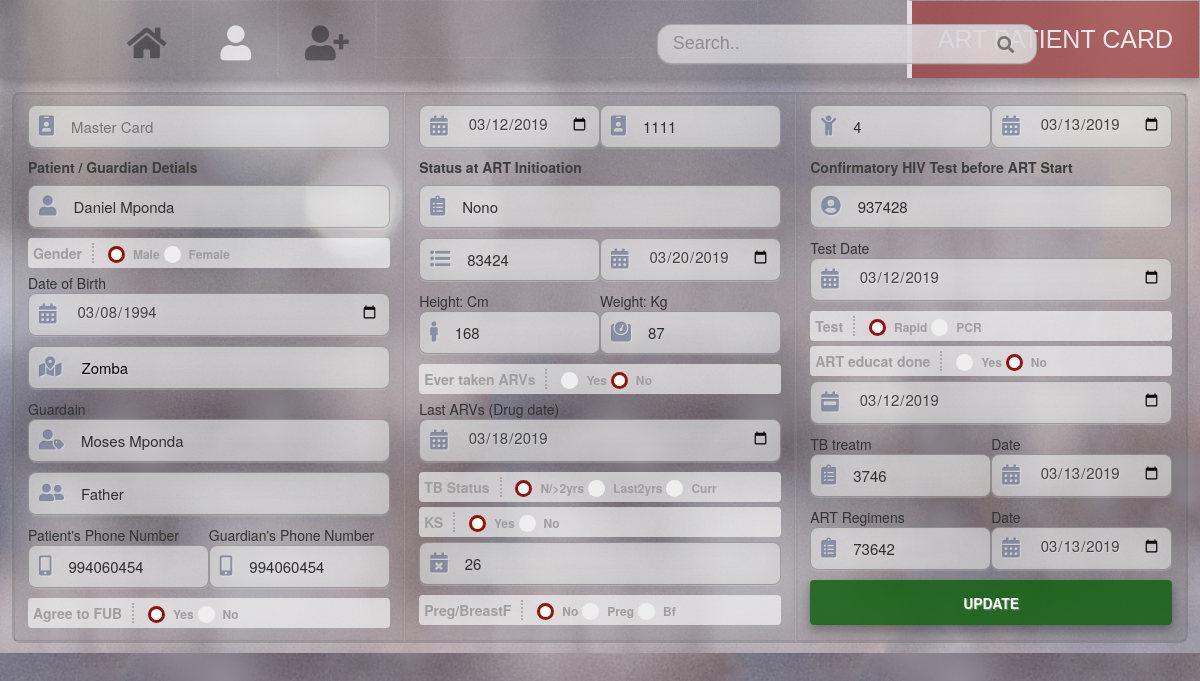
/profile.php?pid=1111, run on the app's committed database.
### tables this page shows
CREATE TABLE IF NOT EXISTS `patient` (
  `TransferDate` date NOT NULL,
  `ArtRegNo` int(15) NOT NULL,
  `ChildNo` int(15) NOT NULL,
  `Year` date NOT NULL,
  `Name` varchar(250) NOT NULL,
  `Gender` char(10) NOT NULL,
  `DoB` date NOT NULL,
  `Address` text NOT NULL,
  `PatientNo` int(15) NOT NULL,
  `GuardianName` varchar(250) NOT NULL,
  `GuardianNo` int(15) NOT NULL,
  `GRelation` varchar(250) NOT NULL,
  `FUB` char(15) NOT NULL,
  `RelatedDis` varchar(250) NOT NULL,
  `CD4` int(15) NOT NULL,
  `CD4Date` date NOT NULL,
  `Height` int(15) NOT NULL,
  `Weight` int(15) NOT NULL,
  `AgeInit` int(15) NOT NULL,
  `TBStatus` varchar(250) NOT NULL,
  `KS` char(10) NOT NULL,
  `PregBf` varchar(250) NOT NULL,
  `Arvs` char(10) NOT NULL,
  `LastArvsDate` date DEFAULT NULL,
  `SerialNo` int(15) NOT NULL,
  `TestDate` date NOT NULL,
  `TestResult` varchar(250) NOT NULL,
  `ARTeduct` char(10) NOT NULL,
  `ARTeductDate` date DEFAULT NULL,
  `TBtreatm` int(15) NOT NULL,
  `TBtreatmDate` date NOT NULL,
  `ARTreg` int(15) NOT NULL,
  `ARTregDate` date NOT NULL
);

### profile.php (the view, shortened to what this page needs)
<?php
include('includes/config.php');
?>
<?php
if(isset($_GET['pid'])) {
 $pid=$_GET['pid'];
}
?>
                    <?php
                      $sql = "SELECT * from patient WHERE ArtRegNo = $pid ";
                      $query = $dbh -> prepare($sql);
                      $query->execute();
                      $results=$query->fetchAll(PDO::FETCH_OBJ);
                      $cnt=1;
                      if($query->rowCount() > 0)
                      {
                      foreach($results as $result)
                      {				?>
<!DOCTYPE html>
<html lang="en">
<head>
    <link rel="stylesheet" href="assets/css/swiper.min.css">
    <link rel="stylesheet" href="assets/css/bootstrap.min.css">
    <link rel="stylesheet" href="assets/css/style.css">
    <link rel="stylesheet" href="assets/css/all.min.css">
</head>
<body>
    <header>
        <div class="swiper-container">
         <nav class="sticky">
                <ul>
                   <li><a href="index.php"  class="fas fa-home"><b></b></a> </li>
                   <li><a href="search.php" class="fas fa-user active"><b></b></a> </li>
                   <li><a href="addaccount.php" class="fas fa-user-plus"><b></b></a> </li>
                   <li>
                      <div class="search-container">
                          <form action="search.php" method="POST">
                            <input type="text" placeholder="Search.." name="search" class="searchbar">
                            <button type="submit" name="submit" class="fa fa-search"></button>
                          </form>
                  </div>
                   </li>
                   <li class="res"><a href="#contact">ART PATIENT CARD</a></li>
                 </ul>
            </nav>
<div class="scroll">
<form  method="post" name="submit">
            <div class="wrapperr profile">
                  <div>
                  <div id="field">
                  <i class="fas fa-id-badge"></i>
                  <input type="text" name="TransferDate" class="small mss" placeholder="Master Card"> <br><br>
                  </div>
                  <h5>Patient / Guardian Detials</h5>
                  <div id="field">
                  <i class="fas fa-user"></i>
                  <input type="text" name="Name" placeholder="" value="<?php echo htmlentities($result->Name);?>"> <br>
                  </div>
                  <div class="sub">
                        <b class="inner">Gender</b>
                         <label class="contain"> Male
                             <span class="checkmark"></span>
                           </label>
                           <label class="contain"> Female
                             <span class="checkmark"></span>
                           </label>
                         </div>
                    Date of Birth
                    <div id="field">
                        <i class="fas fa-calendar-alt"></i>
                    <input type="date" name="DoB" value="<?php echo htmlentities($result->DoB);?>"> <br>
                    </div>
                     <div id="field">
                    <i class="fas fa-map-marked-alt"></i>
                    <input type="textarea" value="<?php echo htmlentities($result->Address);?>" name="Address" placeholder="Physical Address" > <br>
                    </div>
                    Guardain
                    <div id="field">
                    <i class="fas fa-user-tag"></i>
                    <input type="text" name="GuardianName" placeholder="Guardain Name" value="<?php echo htmlentities($result->GuardianName);?>"> <br>
                    </div>
                    <div id="field">
                    <i class="fas fa-user-friends"></i>
                    <input type="text" name="GRelation" placeholder="Guardain Relation" value="<?php echo htmlentities($result->GRelation);?>"> <br>
                    </div>
                    <div class="half">  Patient's Phone Number
                    <div id="field">
                    <i class="fas fa-mobile-alt"></i>
                    <input type="text" name="PatientNo" class="small" placeholder="Patient Phone" value="<?php echo htmlentities($result->PatientNo);?>">
                    </div>
                    </div>
                    <div class="half">  Guardian's Phone Number
                    <div id="field" >
                    <i class="fas fa-mobile-alt"></i>
                    <input type="text" name="GuardianNo" class="small" placeholder="Guardain Cell" value="<?php echo htmlentities($result->GuardianNo);?>"> <br>
                    </div>
                    </div>
                    <div class="sub">
                   <b class="inner">Agree to FUB</b>
                    <label class="contain"> Yes
                        <span class="checkmark"></span>
                      </label>
                      <label class="contain"> No
                        <span class="checkmark"></span>
                      </label>
                    </div>
                  </div>
                  <div class="con">
                  <div id="field" class="half">
                        <i class="fas fa-calendar-alt"></i>
                  <input type="date" name="TransferDate" class="small up" value="<?php echo htmlentities($result->TransferDate);?>">
                  </div>
                  <div id="field" class="half">
                        <i class="fas fa-id-badge"></i>
                    <input type="text" name="ArtRegNo" class="small up" placeholder="ART Reg No." value="<?php echo htmlentities($result->ArtRegNo);?>">  <br>   <br>
                    </div>
                    <h5> Status at ART Initioation </h5>
                    <div id="field">
                        <i class="fas fa-clipboard-list"></i>
                    <input type="text" name="RelatedDis" placeholder="HIV-related Diseases" value="<?php echo htmlentities($result->RelatedDis);?>"> <br>
                    </div>
                     <div id="field" class="half">
                        <i class="fas fa-list-ul"></i>
                    <input type="text" name="CD4" class="small" placeholder="CD4" value="<?php echo htmlentities($result->CD4);?>">
                    </div>
                    <div id="field" class="half">
                        <i class="fas fa-calendar-alt"></i>
                    <input type="date" name="CD4Date"  class="small"  value="<?php echo htmlentities($result->CD4Date);?>">
                    </div>
                    <div class="half"> Height: Cm
                      <div id="field" >
                          <i class="fas fa-male"></i>
                        <input type="text" name="Height" class="small" placeholder="Height    cm" value="<?php echo htmlentities($result->Height);?>">
                        </div>
                    </div>
                    <div class="half"> Weight: Kg
                      <div id="field" >
                      <i class="fas fa-weight"></i>
                        <input type="text" name="Weight" class="small" placeholder="Weight    kg" value="<?php echo htmlentities($result->Weight);?>"> <br>
                        </div>
                    </div>
                      <div class="sub">
                          <b class="inner">Ever taken ARVs</b>
                           <label class="contain"> Yes
                               <span class="checkmark"></span>
                             </label>
                             <label class="contain"> No
                               <span class="checkmark"></span>
                             </label> <br>
                           </div>
                   Last ARVs (Drug date)  <br>
                   <div id="field">
                        <i class="fas fa-calendar-alt"></i>
                    <input type="date" name="LastArvsDate" value="<?php echo htmlentities($result->LastArvsDate);?>"> <br>
                    </div>
                 <div class="sub">
                  <b class="inner">TB Status</b>
                    <label class="contain"> N/>2yrs
                        <span class="checkmark"></span>
                      </label>
                      <label class="contain"> Last2yrs
                        <span class="checkmark"></span>
                      </label>
                      <label class="contain"> Curr
                          <span class="checkmark"></span>
                        </label>  <br>
                      </div>
                      <div class="sub">
                          <b class="inner">KS</b>
                           <label class="contain"> Yes
                               <span class="checkmark"></span>
                             </label>
                             <label class="contain"> No
                               <span class="checkmark"></span>
                             </label> <br>
                           </div>
                    <div id="field">
                        <i class="fas fa-calendar-times"></i>
                      <input type="text" name="AgeInit" placeholder="Age at Init" value="<?php echo htmlentities($result->AgeInit);?>"> <br>
                      </div>
                        <div class="sub">
                            <b class="inner">Preg/BreastF</b>
                             <label class="contain"> No
                                 <span class="checkmark"></span>
                               </label>
                               <label class="contain"> Preg
                                 <span class="checkmark"></span>
                               </label>
                               <label class="contain"> Bf
                                  <span class="checkmark"></span>
                                </label> <br>
                             </div>
                  </div>
                  <div>
                  <div id="field" class="half">
                        <i class="fas fa-child"></i>
                      <input type="text" name="ChildNo" class="small up" placeholder=" Chils HCC No." value="<?php echo htmlentities($result->ChildNo);?>">
                    </div>
                      <div id="field" class="half">
                        <i class="fas fa-calendar-alt"></i>
                      <input type="date" name="Year" class="small up"  value="<?php echo htmlentities($result->Year);?>">  <br> <br>
                      </div>
                    <h5> Confirmatory HIV Test before ART Start</h5>
                    <div id="field">
                        <i class="fas fa-user-circle"></i>
                    <input type="text" name="SerialNo" placeholder="Site, HTC Serial No" value="<?php echo htmlentities($result->SerialNo);?>">
                    </div>
                    Test Date
                    <div id="field">
                        <i class="fas fa-calendar-alt"></i>
                    <input type="date"  name="TestDate"  value="<?php echo htmlentities($result->TestDate);?>">
                    </div>
                    <div class="sub">
                        <b class="inner">Test</b>
                         <label class="contain"> Rapid
                             <span class="checkmark"></span>
                           </label>
                           <label class="contain"> PCR
                             <span class="checkmark"></span>
                           </label> <br>
                         </div>
                      <div class="sub">
                          <b class="inner">ART educat done</b>
                           <label class="contain"> Yes
                               <span class="checkmark"></span>
                             </label>
                             <label class="contain"> No
                               <span class="checkmark"></span>
                             </label> <br>
                           </div>
                  <div id="field">
                        <i class="fas fa-calendar-week"></i>
                   <input type="date" name="ARTeductDate" value="<?php echo htmlentities($result->ARTeductDate);?>"> <br>
                   </div>
                  <div class="half">TB treatm
                 <div id="field">
                        <i class="fas fa-clipboard-list"></i>
                    <input type="text" name="TBtreatm" class="small" placeholder="Reg No." value="<?php echo htmlentities($result->TBtreatm);?>">
                    </div>
                  </div>
                <div class="half"> Date
                  <div id="field">
                        <i class="fas fa-calendar-alt"></i>
                    <input type="date"  name="TBtreatmDate" class="small"  value="<?php echo htmlentities($result->TBtreatmDate);?>"> <br>
                     </div>
                  </div>
                 <div class="half">ART Regimens
                  <div id="field">
                        <i class="fas fa-clipboard-list"></i>
                    <input type="text" name="ARTreg" class="small" value="<?php echo htmlentities($result->ARTreg);?>">
                    </div>
                 </div>
                <div class="half"> Date
                    <div id="field" >
                        <i class="fas fa-calendar-alt"></i>
                    <input type="date" name="ARTregDate" class="small"  value="<?php echo htmlentities($result->ARTregDate);?>"> <br>
                    </div>
                  </div>
                    <input type="submit" name="submit" value="UPDATE">
            </div>
            </form>
        </div>
        <?php $cnt=$cnt+1; }} ?>
    </header>
</body>
</html>

### data on the page
patient: Name "Daniel Mponda", DoB "03/08/1994", Address "Zomba", GuardianName "Moses Mponda", GRelation "Father", PatientNo "994060454", GuardianNo "994060454", TransferDate "03/12/2019", ArtRegNo "1111", RelatedDis "Nono", CD4 "83424", CD4Date "03/20/2019", Height "168", Weight "87", LastArvsDate "03/18/2019", AgeInit "26", ChildNo "4", Year "03/13/2019", SerialNo "937428", TestDate "03/12/2019", ARTeductDate "03/12/2019", TBtreatm "3746", TBtreatmDate "03/13/2019", ARTreg "73642", ARTregDate "03/13/2019"
